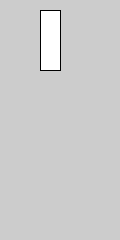
Frame 1 (no input)
Frame 60 (the mouse pressed at the canvas centre just before this capture): identical to frame 1, image omitted
Frame 120 (the mouse held since frame 60 and released just before this capture): identical to frame 1, image omitted

The Processing sketch that drew this single still picture (run headless with seeded random() and noise(); from frame 60 on, the mouse is pressed at the canvas centre):

// Processing sketch: sheet2_4
// ── sheet2_4.pde
class MyRect {
  int x;
  int y;
  int width;
  int height;

  MyRect(int tempX, int tempY, int tempW, int tempH){
    x = tempX;
    y = tempY;
    width = tempW;
    height = tempH;
  }
}

MyRect rect1;
void setup(){
size(120, 240);
rectMode(CENTER);
rect1 = new MyRect(50, 40, 20, 60);
}
void draw(){
rect(rect1.x, rect1.y, rect1.width, rect1.height);
}
